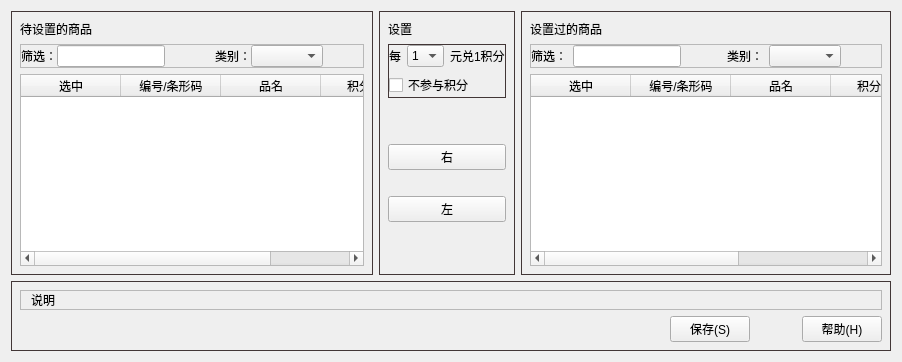
             <widget class="QWidget" name="tab_24">
              <attribute name="title">
               <string>商品积分设置</string>
              </attribute>
              <layout class="QGridLayout" name="gridLayout_28">
               <item row="0" column="0">
                <widget class="QWidget" name="widget_9" native="true">
                 <property name="styleSheet">
                  <string notr="true">QWidget#widget_9{
	border:1px solid #423636;
}</string>
                 </property>
                 <layout class="QVBoxLayout" name="verticalLayout_9">
                  <item>
                   <widget class="QLabel" name="label_492">
                    <property name="text">
                     <string>待设置的商品</string>
                    </property>
                   </widget>
                  </item>
                  <item>
                   <widget class="QFrame" name="frame_17">
                    <property name="frameShape">
                     <enum>QFrame::StyledPanel</enum>
                    </property>
                    <property name="frameShadow">
                     <enum>QFrame::Raised</enum>
                    </property>
                    <layout class="QHBoxLayout" name="horizontalLayout_11">
                     <property name="spacing">
                      <number>0</number>
                     </property>
                     <property name="leftMargin">
                      <number>0</number>
                     </property>
                     <property name="topMargin">
                      <number>0</number>
                     </property>
                     <property name="rightMargin">
                      <number>0</number>
                     </property>
                     <property name="bottomMargin">
                      <number>0</number>
                     </property>
                     <item>
                      <layout class="QHBoxLayout" name="horizontalLayout_9">
                       <property name="spacing">
                        <number>0</number>
                       </property>
                       <item>
                        <widget class="QLabel" name="label_494">
                         <property name="text">
                          <string>筛选：</string>
                         </property>
                        </widget>
                       </item>
                       <item>
                        <widget class="QLineEdit" name="lineEdit_137"/>
                       </item>
                      </layout>
                     </item>
                     <item>
                      <spacer name="horizontalSpacer_6">
                       <property name="orientation">
                        <enum>Qt::Horizontal</enum>
                       </property>
                       <property name="sizeType">
                        <enum>QSizePolicy::Fixed</enum>
                       </property>
                       <property name="sizeHint" stdset="0">
                        <size>
                         <width>50</width>
                         <height>20</height>
                        </size>
                       </property>
                      </spacer>
                     </item>
                     <item>
                      <layout class="QHBoxLayout" name="horizontalLayout_10">
                       <property name="spacing">
                        <number>0</number>
                       </property>
                       <item>
                        <widget class="QLabel" name="label_498">
                         <property name="sizePolicy">
                          <sizepolicy hsizetype="Fixed" vsizetype="Fixed">
                           <horstretch>0</horstretch>
                           <verstretch>0</verstretch>
                          </sizepolicy>
                         </property>
                         <property name="text">
                          <string>类别：</string>
                         </property>
                        </widget>
                       </item>
                       <item>
                        <widget class="QComboBox" name="comboBox_173"/>
                       </item>
                       <item>
                        <spacer name="horizontalSpacer_9">
                         <property name="orientation">
                          <enum>Qt::Horizontal</enum>
                         </property>
                         <property name="sizeHint" stdset="0">
                          <size>
                           <width>40</width>
                           <height>20</height>
                          </size>
                         </property>
                        </spacer>
                       </item>
                      </layout>
                     </item>
                    </layout>
                   </widget>
                  </item>
                  <item>
                   <widget class="QTableWidget" name="noSetPointTable">
                    <column>
                     <property name="text">
                      <string>选中</string>
                     </property>
                    </column>
                    <column>
                     <property name="text">
                      <string>编号/条形码</string>
                     </property>
                    </column>
                    <column>
                     <property name="text">
                      <string>品名</string>
                     </property>
                    </column>
                    <column>
                     <property name="text">
                      <string>积分价格</string>
                     </property>
                    </column>
                   </widget>
                  </item>
                 </layout>
                </widget>
               </item>
               <item row="0" column="1">
                <widget class="QWidget" name="widget_12" native="true">
                 <property name="styleSheet">
                  <string notr="true">QWidget#widget_12{
	border:1px solid #423636;
}</string>
                 </property>
                 <layout class="QVBoxLayout" name="verticalLayout_3">
                  <item>
                   <widget class="QLabel" name="label_506">
                    <property name="styleSheet">
                     <string notr="true"/>
                    </property>
                    <property name="text">
                     <string>设置</string>
                    </property>
                   </widget>
                  </item>
                  <item>
                   <widget class="QFrame" name="frame_22">
                    <property name="styleSheet">
                     <string notr="true">QWidget#frame_22{
	border:1px solid #423636;
}
</string>
                    </property>
                    <property name="frameShape">
                     <enum>QFrame::StyledPanel</enum>
                    </property>
                    <property name="frameShadow">
                     <enum>QFrame::Raised</enum>
                    </property>
                    <layout class="QVBoxLayout" name="verticalLayout_8">
                     <property name="leftMargin">
                      <number>0</number>
                     </property>
                     <property name="topMargin">
                      <number>0</number>
                     </property>
                     <property name="rightMargin">
                      <number>0</number>
                     </property>
                     <property name="bottomMargin">
                      <number>0</number>
                     </property>
                     <item>
                      <layout class="QHBoxLayout" name="horizontalLayout_8">
                       <item>
                        <widget class="QLabel" name="label_131">
                         <property name="text">
                          <string>每</string>
                         </property>
                        </widget>
                       </item>
                       <item>
                        <widget class="QComboBox" name="comboBox_177">
                         <item>
                          <property name="text">
                           <string>1</string>
                          </property>
                         </item>
                        </widget>
                       </item>
                       <item>
                        <widget class="QLabel" name="label_132">
                         <property name="text">
                          <string>元兑1积分</string>
                         </property>
                        </widget>
                       </item>
                      </layout>
                     </item>
                     <item>
                      <widget class="QCheckBox" name="checkBox_42">
                       <property name="text">
                        <string>不参与积分</string>
                       </property>
                      </widget>
                     </item>
                    </layout>
                   </widget>
                  </item>
                  <item>
                   <spacer name="verticalSpacer_2">
                    <property name="orientation">
                     <enum>Qt::Vertical</enum>
                    </property>
                    <property name="sizeType">
                     <enum>QSizePolicy::Fixed</enum>
                    </property>
                    <property name="sizeHint" stdset="0">
                     <size>
                      <width>20</width>
                      <height>40</height>
                     </size>
                    </property>
                   </spacer>
                  </item>
                  <item>
                   <widget class="QPushButton" name="pushButton_right">
                    <property name="text">
                     <string>右</string>
                    </property>
                   </widget>
                  </item>
                  <item>
                   <spacer name="verticalSpacer_3">
                    <property name="orientation">
                     <enum>Qt::Vertical</enum>
                    </property>
                    <property name="sizeType">
                     <enum>QSizePolicy::Fixed</enum>
                    </property>
                    <property name="sizeHint" stdset="0">
                     <size>
                      <width>20</width>
                      <height>20</height>
                     </size>
                    </property>
                   </spacer>
                  </item>
                  <item>
                   <widget class="QPushButton" name="pushButton_left">
                    <property name="text">
                     <string>左</string>
                    </property>
                   </widget>
                  </item>
                  <item>
                   <spacer name="verticalSpacer">
                    <property name="orientation">
                     <enum>Qt::Vertical</enum>
                    </property>
                    <property name="sizeHint" stdset="0">
                     <size>
                      <width>20</width>
                      <height>40</height>
                     </size>
                    </property>
                   </spacer>
                  </item>
                 </layout>
                </widget>
               </item>
               <item row="0" column="2">
                <widget class="QWidget" name="widget_10" native="true">
                 <property name="styleSheet">
                  <string notr="true">QWidget#widget_10{
	border:1px solid #423636;
}</string>
                 </property>
                 <layout class="QVBoxLayout" name="verticalLayout">
                  <item>
                   <widget class="QLabel" name="label_501">
                    <property name="text">
                     <string>设置过的商品</string>
                    </property>
                   </widget>
                  </item>
                  <item>
                   <widget class="QFrame" name="frame_19">
                    <property name="frameShape">
                     <enum>QFrame::StyledPanel</enum>
                    </property>
                    <property name="frameShadow">
                     <enum>QFrame::Raised</enum>
                    </property>
                    <layout class="QHBoxLayout" name="horizontalLayout_13">
                     <property name="leftMargin">
                      <number>0</number>
                     </property>
                     <property name="topMargin">
                      <number>0</number>
                     </property>
                     <property name="rightMargin">
                      <number>0</number>
                     </property>
                     <property name="bottomMargin">
                      <number>0</number>
                     </property>
                     <item>
                      <layout class="QHBoxLayout" name="horizontalLayout_6">
                       <item>
                        <widget class="QLabel" name="label_502">
                         <property name="text">
                          <string>筛选：</string>
                         </property>
                        </widget>
                       </item>
                       <item>
                        <widget class="QLineEdit" name="lineEdit_139"/>
                       </item>
                      </layout>
                     </item>
                     <item>
                      <spacer name="horizontalSpacer_10">
                       <property name="orientation">
                        <enum>Qt::Horizontal</enum>
                       </property>
                       <property name="sizeType">
                        <enum>QSizePolicy::Fixed</enum>
                       </property>
                       <property name="sizeHint" stdset="0">
                        <size>
                         <width>40</width>
                         <height>20</height>
                        </size>
                       </property>
                      </spacer>
                     </item>
                     <item>
                      <layout class="QHBoxLayout" name="horizontalLayout_7">
                       <item>
                        <widget class="QLabel" name="label_504">
                         <property name="text">
                          <string>类别：</string>
                         </property>
                        </widget>
                       </item>
                       <item>
                        <widget class="QComboBox" name="comboBox_176"/>
                       </item>
                       <item>
                        <spacer name="horizontalSpacer_5">
                         <property name="orientation">
                          <enum>Qt::Horizontal</enum>
                         </property>
                         <property name="sizeHint" stdset="0">
                          <size>
                           <width>40</width>
                           <height>20</height>
                          </size>
                         </property>
                        </spacer>
                       </item>
                      </layout>
                     </item>
                    </layout>
                   </widget>
                  </item>
                  <item>
                   <widget class="QTableWidget" name="setPointTable">
                    <column>
                     <property name="text">
                      <string>选中</string>
                     </property>
                    </column>
                    <column>
                     <property name="text">
                      <string>编号/条形码</string>
                     </property>
                    </column>
                    <column>
                     <property name="text">
                      <string>品名</string>
                     </property>
                    </column>
                    <column>
                     <property name="text">
                      <string>积分价格</string>
                     </property>
                    </column>
                    <column>
                     <property name="text">
                      <string>参与积分</string>
                     </property>
                    </column>
                   </widget>
                  </item>
                 </layout>
                </widget>
               </item>
               <item row="1" column="0" colspan="3">
                <widget class="QWidget" name="widget_11" native="true">
                 <property name="styleSheet">
                  <string notr="true">QWidget#widget_11{
	border:1px solid #423636;
}</string>
                 </property>
                 <layout class="QGridLayout" name="gridLayout_27">
                  <item row="0" column="0" colspan="4">
                   <widget class="QFrame" name="frame_20">
                    <property name="frameShape">
                     <enum>QFrame::StyledPanel</enum>
                    </property>
                    <property name="frameShadow">
                     <enum>QFrame::Raised</enum>
                    </property>
                    <layout class="QHBoxLayout" name="horizontalLayout_14">
                     <property name="spacing">
                      <number>0</number>
                     </property>
                     <property name="leftMargin">
                      <number>10</number>
                     </property>
                     <property name="topMargin">
                      <number>0</number>
                     </property>
                     <property name="rightMargin">
                      <number>0</number>
                     </property>
                     <property name="bottomMargin">
                      <number>0</number>
                     </property>
                     <item>
                      <widget class="QLabel" name="label_505">
                       <property name="text">
                        <string>说明</string>
                       </property>
                      </widget>
                     </item>
                    </layout>
                   </widget>
                  </item>
                  <item row="1" column="0">
                   <spacer name="horizontalSpacer_7">
                    <property name="orientation">
                     <enum>Qt::Horizontal</enum>
                    </property>
                    <property name="sizeHint" stdset="0">
                     <size>
                      <width>40</width>
                      <height>20</height>
                     </size>
                    </property>
                   </spacer>
                  </item>
                  <item row="1" column="3">
                   <widget class="QPushButton" name="pushButton_440">
                    <property name="text">
                     <string>帮助(H)</string>
                    </property>
                   </widget>
                  </item>
                  <item row="1" column="1">
                   <widget class="QPushButton" name="pushButton_439">
                    <property name="text">
                     <string>保存(S)</string>
                    </property>
                   </widget>
                  </item>
                  <item row="1" column="2">
                   <spacer name="horizontalSpacer_8">
                    <property name="orientation">
                     <enum>Qt::Horizontal</enum>
                    </property>
                    <property name="sizeType">
                     <enum>QSizePolicy::Fixed</enum>
                    </property>
                    <property name="sizeHint" stdset="0">
                     <size>
                      <width>40</width>
                      <height>20</height>
                     </size>
                    </property>
                   </spacer>
                  </item>
                 </layout>
                </widget>
               </item>
              </layout>
             </widget>
